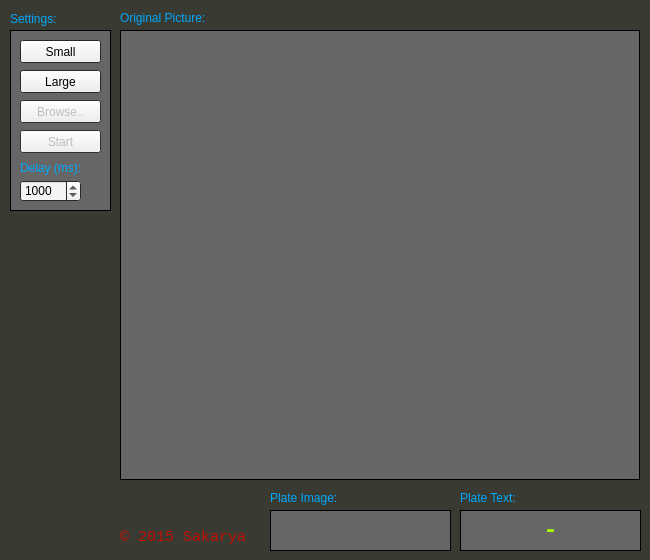
<?xml version="1.0" encoding="UTF-8"?>
<ui version="4.0">
 <class>MainWindow</class>
 <widget class="QMainWindow" name="MainWindow">
  <property name="geometry">
   <rect>
    <x>0</x>
    <y>0</y>
    <width>650</width>
    <height>560</height>
   </rect>
  </property>
  <property name="palette">
   <palette>
    <active>
     <colorrole role="Base">
      <brush brushstyle="SolidPattern">
       <color alpha="255">
        <red>243</red>
        <green>243</green>
        <blue>243</blue>
       </color>
      </brush>
     </colorrole>
     <colorrole role="Window">
      <brush brushstyle="SolidPattern">
       <color alpha="255">
        <red>57</red>
        <green>59</green>
        <blue>50</blue>
       </color>
      </brush>
     </colorrole>
    </active>
    <inactive>
     <colorrole role="Base">
      <brush brushstyle="SolidPattern">
       <color alpha="255">
        <red>243</red>
        <green>243</green>
        <blue>243</blue>
       </color>
      </brush>
     </colorrole>
     <colorrole role="Window">
      <brush brushstyle="SolidPattern">
       <color alpha="255">
        <red>57</red>
        <green>59</green>
        <blue>50</blue>
       </color>
      </brush>
     </colorrole>
    </inactive>
    <disabled>
     <colorrole role="Base">
      <brush brushstyle="SolidPattern">
       <color alpha="255">
        <red>57</red>
        <green>59</green>
        <blue>50</blue>
       </color>
      </brush>
     </colorrole>
     <colorrole role="Window">
      <brush brushstyle="SolidPattern">
       <color alpha="255">
        <red>57</red>
        <green>59</green>
        <blue>50</blue>
       </color>
      </brush>
     </colorrole>
    </disabled>
   </palette>
  </property>
  <property name="windowTitle">
   <string>UniversalAPR-v2 Beta 2</string>
  </property>
  <widget class="QWidget" name="centralWidget">
   <widget class="QLabel" name="pictureLabel">
    <property name="geometry">
     <rect>
      <x>120</x>
      <y>30</y>
      <width>520</width>
      <height>450</height>
     </rect>
    </property>
    <property name="sizePolicy">
     <sizepolicy hsizetype="Preferred" vsizetype="Preferred">
      <horstretch>0</horstretch>
      <verstretch>0</verstretch>
     </sizepolicy>
    </property>
    <property name="palette">
     <palette>
      <active>
       <colorrole role="Base">
        <brush brushstyle="SolidPattern">
         <color alpha="255">
          <red>255</red>
          <green>255</green>
          <blue>255</blue>
         </color>
        </brush>
       </colorrole>
       <colorrole role="Window">
        <brush brushstyle="SolidPattern">
         <color alpha="255">
          <red>102</red>
          <green>102</green>
          <blue>102</blue>
         </color>
        </brush>
       </colorrole>
      </active>
      <inactive>
       <colorrole role="Base">
        <brush brushstyle="SolidPattern">
         <color alpha="255">
          <red>255</red>
          <green>255</green>
          <blue>255</blue>
         </color>
        </brush>
       </colorrole>
       <colorrole role="Window">
        <brush brushstyle="SolidPattern">
         <color alpha="255">
          <red>102</red>
          <green>102</green>
          <blue>102</blue>
         </color>
        </brush>
       </colorrole>
      </inactive>
      <disabled>
       <colorrole role="Base">
        <brush brushstyle="SolidPattern">
         <color alpha="255">
          <red>102</red>
          <green>102</green>
          <blue>102</blue>
         </color>
        </brush>
       </colorrole>
       <colorrole role="Window">
        <brush brushstyle="SolidPattern">
         <color alpha="255">
          <red>102</red>
          <green>102</green>
          <blue>102</blue>
         </color>
        </brush>
       </colorrole>
      </disabled>
     </palette>
    </property>
    <property name="autoFillBackground">
     <bool>true</bool>
    </property>
    <property name="frameShape">
     <enum>QFrame::Box</enum>
    </property>
    <property name="text">
     <string/>
    </property>
    <property name="scaledContents">
     <bool>true</bool>
    </property>
   </widget>
   <widget class="QLabel" name="label_2">
    <property name="geometry">
     <rect>
      <x>120</x>
      <y>10</y>
      <width>121</width>
      <height>16</height>
     </rect>
    </property>
    <property name="palette">
     <palette>
      <active>
       <colorrole role="WindowText">
        <brush brushstyle="SolidPattern">
         <color alpha="255">
          <red>0</red>
          <green>169</green>
          <blue>254</blue>
         </color>
        </brush>
       </colorrole>
      </active>
      <inactive>
       <colorrole role="WindowText">
        <brush brushstyle="SolidPattern">
         <color alpha="255">
          <red>0</red>
          <green>169</green>
          <blue>254</blue>
         </color>
        </brush>
       </colorrole>
      </inactive>
      <disabled>
       <colorrole role="WindowText">
        <brush brushstyle="SolidPattern">
         <color alpha="255">
          <red>123</red>
          <green>123</green>
          <blue>123</blue>
         </color>
        </brush>
       </colorrole>
      </disabled>
     </palette>
    </property>
    <property name="text">
     <string>Original Picture:</string>
    </property>
   </widget>
   <widget class="QLabel" name="label_3">
    <property name="geometry">
     <rect>
      <x>270</x>
      <y>490</y>
      <width>181</width>
      <height>16</height>
     </rect>
    </property>
    <property name="palette">
     <palette>
      <active>
       <colorrole role="WindowText">
        <brush brushstyle="SolidPattern">
         <color alpha="255">
          <red>0</red>
          <green>169</green>
          <blue>254</blue>
         </color>
        </brush>
       </colorrole>
      </active>
      <inactive>
       <colorrole role="WindowText">
        <brush brushstyle="SolidPattern">
         <color alpha="255">
          <red>0</red>
          <green>169</green>
          <blue>254</blue>
         </color>
        </brush>
       </colorrole>
      </inactive>
      <disabled>
       <colorrole role="WindowText">
        <brush brushstyle="SolidPattern">
         <color alpha="255">
          <red>123</red>
          <green>123</green>
          <blue>123</blue>
         </color>
        </brush>
       </colorrole>
      </disabled>
     </palette>
    </property>
    <property name="text">
     <string>Plate Image:</string>
    </property>
   </widget>
   <widget class="QLabel" name="pictureLabel_2">
    <property name="geometry">
     <rect>
      <x>270</x>
      <y>510</y>
      <width>181</width>
      <height>41</height>
     </rect>
    </property>
    <property name="sizePolicy">
     <sizepolicy hsizetype="Preferred" vsizetype="Preferred">
      <horstretch>0</horstretch>
      <verstretch>0</verstretch>
     </sizepolicy>
    </property>
    <property name="palette">
     <palette>
      <active>
       <colorrole role="Base">
        <brush brushstyle="SolidPattern">
         <color alpha="255">
          <red>255</red>
          <green>255</green>
          <blue>255</blue>
         </color>
        </brush>
       </colorrole>
       <colorrole role="Window">
        <brush brushstyle="SolidPattern">
         <color alpha="255">
          <red>102</red>
          <green>102</green>
          <blue>102</blue>
         </color>
        </brush>
       </colorrole>
      </active>
      <inactive>
       <colorrole role="Base">
        <brush brushstyle="SolidPattern">
         <color alpha="255">
          <red>255</red>
          <green>255</green>
          <blue>255</blue>
         </color>
        </brush>
       </colorrole>
       <colorrole role="Window">
        <brush brushstyle="SolidPattern">
         <color alpha="255">
          <red>102</red>
          <green>102</green>
          <blue>102</blue>
         </color>
        </brush>
       </colorrole>
      </inactive>
      <disabled>
       <colorrole role="Base">
        <brush brushstyle="SolidPattern">
         <color alpha="255">
          <red>102</red>
          <green>102</green>
          <blue>102</blue>
         </color>
        </brush>
       </colorrole>
       <colorrole role="Window">
        <brush brushstyle="SolidPattern">
         <color alpha="255">
          <red>102</red>
          <green>102</green>
          <blue>102</blue>
         </color>
        </brush>
       </colorrole>
      </disabled>
     </palette>
    </property>
    <property name="autoFillBackground">
     <bool>true</bool>
    </property>
    <property name="frameShape">
     <enum>QFrame::Box</enum>
    </property>
    <property name="text">
     <string/>
    </property>
    <property name="scaledContents">
     <bool>true</bool>
    </property>
   </widget>
   <widget class="QLabel" name="label_4">
    <property name="geometry">
     <rect>
      <x>460</x>
      <y>490</y>
      <width>181</width>
      <height>16</height>
     </rect>
    </property>
    <property name="palette">
     <palette>
      <active>
       <colorrole role="WindowText">
        <brush brushstyle="SolidPattern">
         <color alpha="255">
          <red>0</red>
          <green>169</green>
          <blue>254</blue>
         </color>
        </brush>
       </colorrole>
      </active>
      <inactive>
       <colorrole role="WindowText">
        <brush brushstyle="SolidPattern">
         <color alpha="255">
          <red>0</red>
          <green>169</green>
          <blue>254</blue>
         </color>
        </brush>
       </colorrole>
      </inactive>
      <disabled>
       <colorrole role="WindowText">
        <brush brushstyle="SolidPattern">
         <color alpha="255">
          <red>123</red>
          <green>123</green>
          <blue>123</blue>
         </color>
        </brush>
       </colorrole>
      </disabled>
     </palette>
    </property>
    <property name="text">
     <string>Plate Text:</string>
    </property>
   </widget>
   <widget class="QLabel" name="label_5">
    <property name="geometry">
     <rect>
      <x>460</x>
      <y>510</y>
      <width>181</width>
      <height>41</height>
     </rect>
    </property>
    <property name="palette">
     <palette>
      <active>
       <colorrole role="WindowText">
        <brush brushstyle="SolidPattern">
         <color alpha="255">
          <red>169</red>
          <green>254</green>
          <blue>0</blue>
         </color>
        </brush>
       </colorrole>
      </active>
      <inactive>
       <colorrole role="WindowText">
        <brush brushstyle="SolidPattern">
         <color alpha="255">
          <red>169</red>
          <green>254</green>
          <blue>0</blue>
         </color>
        </brush>
       </colorrole>
      </inactive>
      <disabled>
       <colorrole role="WindowText">
        <brush brushstyle="SolidPattern">
         <color alpha="255">
          <red>190</red>
          <green>190</green>
          <blue>190</blue>
         </color>
        </brush>
       </colorrole>
      </disabled>
     </palette>
    </property>
    <property name="font">
     <font>
      <family>Liberation Mono</family>
      <pointsize>18</pointsize>
      <weight>75</weight>
      <bold>true</bold>
      <underline>false</underline>
     </font>
    </property>
    <property name="frameShape">
     <enum>QFrame::NoFrame</enum>
    </property>
    <property name="text">
     <string>-</string>
    </property>
    <property name="alignment">
     <set>Qt::AlignCenter</set>
    </property>
   </widget>
   <widget class="QLabel" name="pictureLabel_3">
    <property name="geometry">
     <rect>
      <x>460</x>
      <y>510</y>
      <width>181</width>
      <height>41</height>
     </rect>
    </property>
    <property name="sizePolicy">
     <sizepolicy hsizetype="Preferred" vsizetype="Preferred">
      <horstretch>0</horstretch>
      <verstretch>0</verstretch>
     </sizepolicy>
    </property>
    <property name="palette">
     <palette>
      <active>
       <colorrole role="Base">
        <brush brushstyle="SolidPattern">
         <color alpha="255">
          <red>255</red>
          <green>255</green>
          <blue>255</blue>
         </color>
        </brush>
       </colorrole>
       <colorrole role="Window">
        <brush brushstyle="SolidPattern">
         <color alpha="255">
          <red>102</red>
          <green>102</green>
          <blue>102</blue>
         </color>
        </brush>
       </colorrole>
      </active>
      <inactive>
       <colorrole role="Base">
        <brush brushstyle="SolidPattern">
         <color alpha="255">
          <red>255</red>
          <green>255</green>
          <blue>255</blue>
         </color>
        </brush>
       </colorrole>
       <colorrole role="Window">
        <brush brushstyle="SolidPattern">
         <color alpha="255">
          <red>102</red>
          <green>102</green>
          <blue>102</blue>
         </color>
        </brush>
       </colorrole>
      </inactive>
      <disabled>
       <colorrole role="Base">
        <brush brushstyle="SolidPattern">
         <color alpha="255">
          <red>102</red>
          <green>102</green>
          <blue>102</blue>
         </color>
        </brush>
       </colorrole>
       <colorrole role="Window">
        <brush brushstyle="SolidPattern">
         <color alpha="255">
          <red>102</red>
          <green>102</green>
          <blue>102</blue>
         </color>
        </brush>
       </colorrole>
      </disabled>
     </palette>
    </property>
    <property name="autoFillBackground">
     <bool>true</bool>
    </property>
    <property name="frameShape">
     <enum>QFrame::Box</enum>
    </property>
    <property name="text">
     <string/>
    </property>
    <property name="scaledContents">
     <bool>true</bool>
    </property>
   </widget>
   <widget class="QLabel" name="pictureLabel_4">
    <property name="geometry">
     <rect>
      <x>10</x>
      <y>30</y>
      <width>101</width>
      <height>181</height>
     </rect>
    </property>
    <property name="sizePolicy">
     <sizepolicy hsizetype="Preferred" vsizetype="Preferred">
      <horstretch>0</horstretch>
      <verstretch>0</verstretch>
     </sizepolicy>
    </property>
    <property name="palette">
     <palette>
      <active>
       <colorrole role="Base">
        <brush brushstyle="SolidPattern">
         <color alpha="255">
          <red>255</red>
          <green>255</green>
          <blue>255</blue>
         </color>
        </brush>
       </colorrole>
       <colorrole role="Window">
        <brush brushstyle="SolidPattern">
         <color alpha="255">
          <red>102</red>
          <green>102</green>
          <blue>102</blue>
         </color>
        </brush>
       </colorrole>
      </active>
      <inactive>
       <colorrole role="Base">
        <brush brushstyle="SolidPattern">
         <color alpha="255">
          <red>255</red>
          <green>255</green>
          <blue>255</blue>
         </color>
        </brush>
       </colorrole>
       <colorrole role="Window">
        <brush brushstyle="SolidPattern">
         <color alpha="255">
          <red>102</red>
          <green>102</green>
          <blue>102</blue>
         </color>
        </brush>
       </colorrole>
      </inactive>
      <disabled>
       <colorrole role="Base">
        <brush brushstyle="SolidPattern">
         <color alpha="255">
          <red>102</red>
          <green>102</green>
          <blue>102</blue>
         </color>
        </brush>
       </colorrole>
       <colorrole role="Window">
        <brush brushstyle="SolidPattern">
         <color alpha="255">
          <red>102</red>
          <green>102</green>
          <blue>102</blue>
         </color>
        </brush>
       </colorrole>
      </disabled>
     </palette>
    </property>
    <property name="autoFillBackground">
     <bool>true</bool>
    </property>
    <property name="frameShape">
     <enum>QFrame::Box</enum>
    </property>
    <property name="text">
     <string/>
    </property>
    <property name="scaledContents">
     <bool>true</bool>
    </property>
   </widget>
   <widget class="QSpinBox" name="spinBox">
    <property name="geometry">
     <rect>
      <x>20</x>
      <y>180</y>
      <width>61</width>
      <height>22</height>
     </rect>
    </property>
    <property name="maximum">
     <number>10000</number>
    </property>
    <property name="value">
     <number>1000</number>
    </property>
   </widget>
   <widget class="QPushButton" name="pushButton_2">
    <property name="geometry">
     <rect>
      <x>20</x>
      <y>70</y>
      <width>81</width>
      <height>23</height>
     </rect>
    </property>
    <property name="text">
     <string>Large</string>
    </property>
   </widget>
   <widget class="QPushButton" name="pushButton_4">
    <property name="enabled">
     <bool>false</bool>
    </property>
    <property name="geometry">
     <rect>
      <x>20</x>
      <y>130</y>
      <width>81</width>
      <height>23</height>
     </rect>
    </property>
    <property name="text">
     <string>Start</string>
    </property>
   </widget>
   <widget class="QPushButton" name="pushButton_3">
    <property name="enabled">
     <bool>false</bool>
    </property>
    <property name="geometry">
     <rect>
      <x>20</x>
      <y>100</y>
      <width>81</width>
      <height>23</height>
     </rect>
    </property>
    <property name="text">
     <string>Browse..</string>
    </property>
   </widget>
   <widget class="QLabel" name="label">
    <property name="geometry">
     <rect>
      <x>20</x>
      <y>160</y>
      <width>71</width>
      <height>16</height>
     </rect>
    </property>
    <property name="palette">
     <palette>
      <active>
       <colorrole role="WindowText">
        <brush brushstyle="SolidPattern">
         <color alpha="255">
          <red>0</red>
          <green>169</green>
          <blue>254</blue>
         </color>
        </brush>
       </colorrole>
      </active>
      <inactive>
       <colorrole role="WindowText">
        <brush brushstyle="SolidPattern">
         <color alpha="255">
          <red>0</red>
          <green>169</green>
          <blue>254</blue>
         </color>
        </brush>
       </colorrole>
      </inactive>
      <disabled>
       <colorrole role="WindowText">
        <brush brushstyle="SolidPattern">
         <color alpha="255">
          <red>123</red>
          <green>123</green>
          <blue>123</blue>
         </color>
        </brush>
       </colorrole>
      </disabled>
     </palette>
    </property>
    <property name="text">
     <string>Delay (ms):</string>
    </property>
   </widget>
   <widget class="QPushButton" name="pushButton">
    <property name="geometry">
     <rect>
      <x>20</x>
      <y>40</y>
      <width>81</width>
      <height>23</height>
     </rect>
    </property>
    <property name="text">
     <string>Small</string>
    </property>
   </widget>
   <widget class="QLabel" name="label_6">
    <property name="geometry">
     <rect>
      <x>10</x>
      <y>10</y>
      <width>81</width>
      <height>17</height>
     </rect>
    </property>
    <property name="palette">
     <palette>
      <active>
       <colorrole role="WindowText">
        <brush brushstyle="SolidPattern">
         <color alpha="255">
          <red>0</red>
          <green>168</green>
          <blue>253</blue>
         </color>
        </brush>
       </colorrole>
      </active>
      <inactive>
       <colorrole role="WindowText">
        <brush brushstyle="SolidPattern">
         <color alpha="255">
          <red>0</red>
          <green>168</green>
          <blue>253</blue>
         </color>
        </brush>
       </colorrole>
      </inactive>
      <disabled>
       <colorrole role="WindowText">
        <brush brushstyle="SolidPattern">
         <color alpha="255">
          <red>123</red>
          <green>123</green>
          <blue>123</blue>
         </color>
        </brush>
       </colorrole>
      </disabled>
     </palette>
    </property>
    <property name="text">
     <string>Settings:</string>
    </property>
   </widget>
   <widget class="QLabel" name="logoLabel">
    <property name="geometry">
     <rect>
      <x>290</x>
      <y>170</y>
      <width>171</width>
      <height>181</height>
     </rect>
    </property>
    <property name="styleSheet">
     <string notr="true">border-image: url(:/kozmonsoft.png);</string>
    </property>
    <property name="text">
     <string/>
    </property>
   </widget>
   <widget class="QLabel" name="copyrightLabel">
    <property name="geometry">
     <rect>
      <x>120</x>
      <y>528</y>
      <width>141</width>
      <height>17</height>
     </rect>
    </property>
    <property name="palette">
     <palette>
      <active>
       <colorrole role="WindowText">
        <brush brushstyle="SolidPattern">
         <color alpha="255">
          <red>194</red>
          <green>14</green>
          <blue>3</blue>
         </color>
        </brush>
       </colorrole>
      </active>
      <inactive>
       <colorrole role="WindowText">
        <brush brushstyle="SolidPattern">
         <color alpha="255">
          <red>194</red>
          <green>14</green>
          <blue>3</blue>
         </color>
        </brush>
       </colorrole>
      </inactive>
      <disabled>
       <colorrole role="WindowText">
        <brush brushstyle="SolidPattern">
         <color alpha="255">
          <red>123</red>
          <green>123</green>
          <blue>123</blue>
         </color>
        </brush>
       </colorrole>
      </disabled>
     </palette>
    </property>
    <property name="font">
     <font>
      <family>Liberation Mono</family>
      <pointsize>11</pointsize>
      <weight>50</weight>
      <bold>false</bold>
     </font>
    </property>
    <property name="text">
     <string>© 2015 Sakarya</string>
    </property>
   </widget>
   <zorder>pictureLabel_3</zorder>
   <zorder>pictureLabel</zorder>
   <zorder>label_2</zorder>
   <zorder>label_3</zorder>
   <zorder>pictureLabel_2</zorder>
   <zorder>label_4</zorder>
   <zorder>label_5</zorder>
   <zorder>pictureLabel_4</zorder>
   <zorder>spinBox</zorder>
   <zorder>pushButton_2</zorder>
   <zorder>pushButton_4</zorder>
   <zorder>pushButton_3</zorder>
   <zorder>label</zorder>
   <zorder>pushButton</zorder>
   <zorder>label_6</zorder>
   <zorder>logoLabel</zorder>
   <zorder>copyrightLabel</zorder>
  </widget>
 </widget>
 <layoutdefault spacing="6" margin="11"/>
 <resources/>
 <connections/>
</ui>
